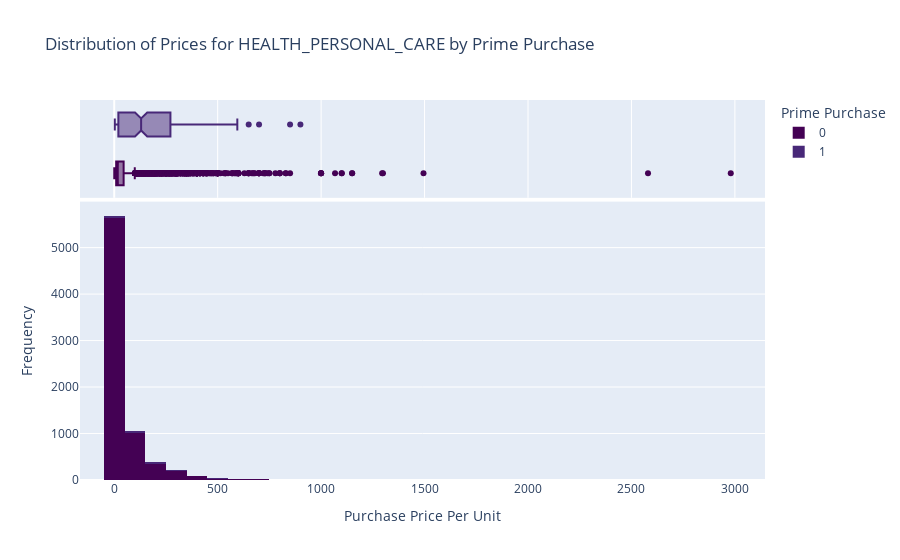

The cell this chart's notebook holds for it:
### Code cell
# Filter the data for the category "DIGITAL_DEVICE_3"
digital_device_3_data = subset_data[subset_data['Category'].isin(top_40_differences['Category'])]

# Plot the distribution of prices for "HEALTH_PERSONAL_CARE" colored by prime purchase using plotly express
fig = px.histogram(digital_device_3_data, x='Purchase Price Per Unit', color='Prime Purchase', nbins=50, marginal='box', title='Distribution of Prices for HEALTH_PERSONAL_CARE by Prime Purchase', color_discrete_sequence=px.colors.sequential.Viridis)
fig.update_layout(xaxis_title='Purchase Price Per Unit', yaxis_title='Frequency')
fig.show()

### Figure 1 — Plotly figure (JSON) as saved in the notebook; plotly's stock layout.template omitted (floating-point values rounded to 4 significant figures; data arrays with more than 128 entries replaced by an {"elided": "..."} marker saying what was removed)
{"data": [{"alignmentgroup": "True", "bingroup": "x", "hovertemplate": "Prime Purchase=0<br>Purchase Price Per Unit=%{x}<br>count=%{y}<extra></extra>", "legendgroup": "0", "marker": {"color": "#440154", "pattern": {"shape": ""}}, "name": "0", "nbinsx": 50, "offsetgroup": "0", "orientation": "v", "showlegend": true, "type": "histogram", "x": {"elided": "7334 float values"}, "xaxis": "x", "yaxis": "y"}, {"alignmentgroup": "True", "hovertemplate": "Prime Purchase=0<br>Purchase Price Per Unit=%{x}<extra></extra>", "legendgroup": "0", "marker": {"color": "#440154"}, "name": "0", "notched": true, "offsetgroup": "0", "showlegend": false, "type": "box", "x": {"elided": "7334 float values"}, "xaxis": "x2", "yaxis": "y2"}, {"alignmentgroup": "True", "bingroup": "x", "hovertemplate": "Prime Purchase=1<br>Purchase Price Per Unit=%{x}<br>count=%{y}<extra></extra>", "legendgroup": "1", "marker": {"color": "#482878", "pattern": {"shape": ""}}, "name": "1", "nbinsx": 50, "offsetgroup": "1", "orientation": "v", "showlegend": true, "type": "histogram", "x": {"elided": "179 float values"}, "xaxis": "x", "yaxis": "y"}, {"alignmentgroup": "True", "hovertemplate": "Prime Purchase=1<br>Purchase Price Per Unit=%{x}<extra></extra>", "legendgroup": "1", "marker": {"color": "#482878"}, "name": "1", "notched": true, "offsetgroup": "1", "showlegend": false, "type": "box", "x": {"elided": "179 float values"}, "xaxis": "x2", "yaxis": "y2"}], "layout": {"barmode": "relative", "legend": {"title": {"text": "Prime Purchase"}, "tracegroupgap": 0}, "title": {"text": "Distribution of Prices for HEALTH_PERSONAL_CARE by Prime Purchase"}, "xaxis": {"anchor": "y", "domain": [0, 1], "title": {"text": "Purchase Price Per Unit"}}, "xaxis2": {"anchor": "y2", "domain": [0, 1], "matches": "x", "showgrid": true, "showticklabels": false}, "yaxis": {"anchor": "x", "domain": [0, 0.7326], "title": {"text": "Frequency"}}, "yaxis2": {"anchor": "x2", "domain": [0.7426, 1], "matches": "y2", "showgrid": false, "showline": false, "showticklabels": false, "ticks": ""}}}
